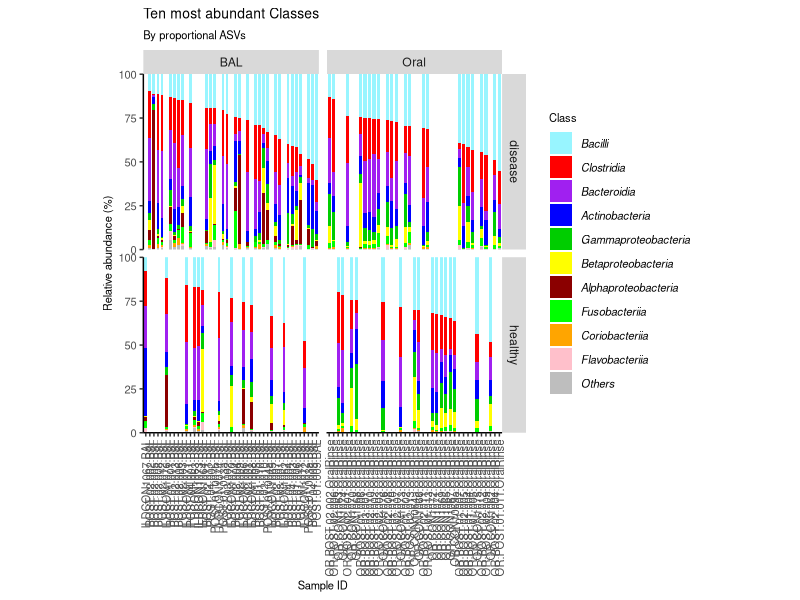
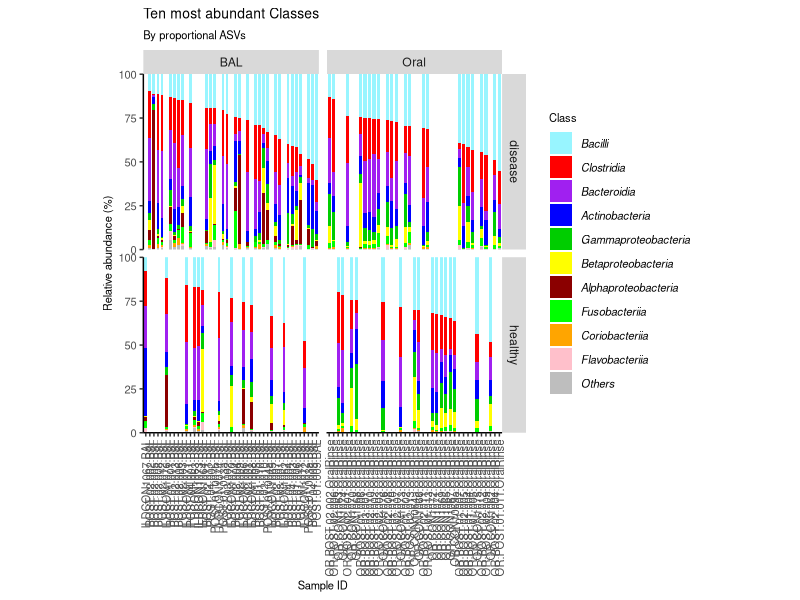

These figures' R source, in order:
setwd(dir = "~/GitHub/Imperial-Molyneaux/COVID-BAL-OralRinse/Filtered data/")

#install.packages("dplyr")
library("dplyr")
#install.packages("tidyverse")
library("tidyverse")
#install.packages("vegan")
library("vegan")
#install.packages("reshape2")
library("reshape2")

##Select data
normalised_data <- read_csv("../Class-normalised-metadata.csv") %>%
  filter(!Status == "control")
abund_table <- normalised_data %>%
  select(5:ncol(normalised_data))

metadata <- normalised_data %>%
  select(index:Status)

# Make the data into percentages
rowSums(abund_table)
abund_table <- abund_table/rowSums(abund_table)*100

# Make a dataframe "top" that contains the top 10 most abundant genera. You can alter these as you want.
top <- abund_table[,order(colSums(abund_table),decreasing=TRUE)]
#Extract list of top N Taxa
N <- 10
taxa_list <- colnames(top)[1:N]
N <- length(taxa_list)
top <- data.frame(top[,colnames(top) %in% taxa_list])
top

# Make a dataframe "other" that contains all of the other genera. You can alter these as you want.
other <- abund_table[,order(colSums(abund_table),decreasing=TRUE)]
# Extract list of top N Taxa
N <- dim(normalised_data)[2] # This needs to be the total number of colums in the dataframe.
# dim(normalised_data)[2], calls the second element of the vector dim(normalised_data)
taxa_list2 <- colnames(other)[11:N]
N <- length(taxa_list2)
Others <- data.frame(other[,colnames(other) %in% taxa_list2])
Others
# Sum all the other columns into one.
Others <- rowSums(Others)
Others <- as.data.frame(Others)
Others

# Combine the top 10 genus and the other column and check the rows all still add up to 100.
top_other <- cbind(top, Others)
top_other
top_other_rowsums <- rowSums(top_other)
top_other_rowsums <- as.data.frame(top_other_rowsums)
top_other_rowsums

# Select sample_ID
sample_ID <- normalised_data$index

# Combine the data and the sample names back together again.
sample_data <- cbind(metadata, top_other)

# OPTIONAL: Order the samples by increasing proportion of one genus.
sample_data <- sample_data %>%
  arrange(Bacilli
          #desc(Bacteroides) # Using desc() If you want to arrange in descending order.
  )

# OPTIONAL: Fix the order of sample IDs in the order of genus proportion.
sample_data$index <- factor(sample_data$index,
                            levels=unique(sample_data$index))


# Use melt to turn the data from wide format into long format. This puts all the genus data into a single column.
sample_data_long <- melt(sample_data, id.vars = c("index",
                                                  "Sample-type",
                                                  "Status"), variable.name = "Class")
sample_data_long

# Make a palette of colours for your top genus. There are lots of colours to use in R.
taxa_list # This shows you what those top ones are.
genusPalette <- c( Bacilli = "cadetblue1",
                   Clostridia = "red",
                   Bacteroidia = "purple",
                   Actinobacteria = "blue",
                   Gammaproteobacteria = "green3",
                   Betaproteobacteria = "yellow",
                   Alphaproteobacteria = "red4",
                   Fusobacteriia = "green",
                   Coriobacteriia = "orange",
                   Flavobacteriia = "pink",
                   Others = "grey")


# Use ggplot2 to make the stacked box plot.
ggplot(sample_data_long,
       aes(x = index,
           y = value,
           fill = Class)) +
  #Set the width of the bars in the plot
  geom_bar(stat = "identity",
           width = 0.7) +
  facet_grid(`Status` ~ `Sample-type`,
             scales = "free", 
             drop = TRUE)+ # Choose to show per category of metadata
  #Set the colors to use the genusPalette already created
  scale_fill_manual(values = genusPalette) +
  #Remove extra space at the top and bottom of the plot
  scale_y_continuous(expand = c(0, 0),
                     limits = c(0, 100.1)) +
  #Set the axis labels and title
  labs(title="Ten most abundant Classes",
       subtitle = "By proportional ASVs",
       x = "Sample ID",
       y = "Relative abundance (%)") +
  theme(#Set the title font size
    plot.title = element_text(size=10),
    plot.subtitle = element_text(size = 8),
    #Set the legend title position
    legend.position = "right",
    #Set the legend title font size
    legend.title = element_text(size=8),
    #Define the size of the legend text and make it italic
    legend.text = element_text(size=8,
                               face = "italic"),
    #Remove the grey background from the legend
    legend.background = element_blank(),
    #Remove the box from the legend
    legend.key = element_blank(),
    #Remove the grey background
    panel.background = element_blank(),
    #Remove the plot border
    panel.border = element_blank(),
    #Remove the major plot grid lines
    panel.grid.major = element_blank(),
    #Remove the minor plot grid lines
    panel.grid.minor = element_blank(),
    #Change orientation of x axis labels
    axis.text.x = element_text(angle=90,
                               hjust=1,
                               vjust=0.5,
                               size=8),
    axis.title.x = element_text(size=8),
    #Define the axis title text size
    axis.title = element_text(size=8),
    #Define the axis label text size
    axis.text.y = element_text(size=8),
    #Add back the x and y axis lines and define thickness (size), line type, and color
    axis.line = element_line(size = 0.5,
                             linetype = "solid",
                             colour = "black"),
    #Set the aspect ratio of the plot
    aspect.ratio = 1
  )


#Save as a pdf for size to go into Inkspace figure
ggsave("Ten most abundant Classes, 16S BAL vs. Oral.pdf", width = 150, height = 150, units = c("mm"), dpi = 300)
